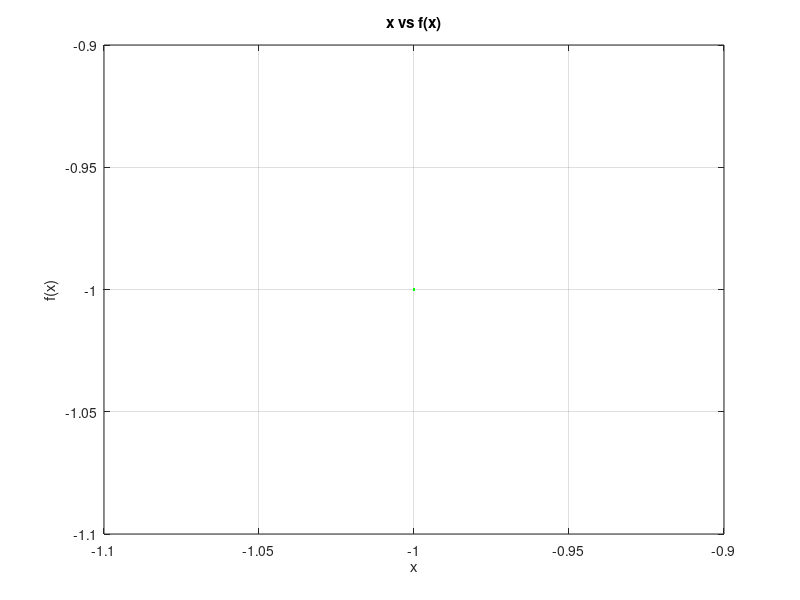

The MATLAB script that drew this image:
close all, clear all, clc

%Programa para obtener tabla de la función
%f(x)=x*sin[pi*(1 + 20x)/2]
%graficar para incrementos de 0.2 0.1 y 0.01

a=input('Digite el incremento en x=')
x1=-1:a:1
y1=x1.*sin(pi.*(1+(20.*x1))./2)

a=input('Digite el incremento en x=')
x2=-1:a:1
y2=x2.*sin(pi.*(1+(20.*x2))./2)

a=input('Digite el incremento en x=')
x3=-1:a:1
y3=x3.*sin(pi.*(1+(20.*x3))./2)

plot(x1,y1,'r')
hold on
plot(x2,y2,'b')
hold on
plot(x3,y3,'g')
xlabel('x');
ylabel('f(x)');
title('x vs f(x)');
grid on
